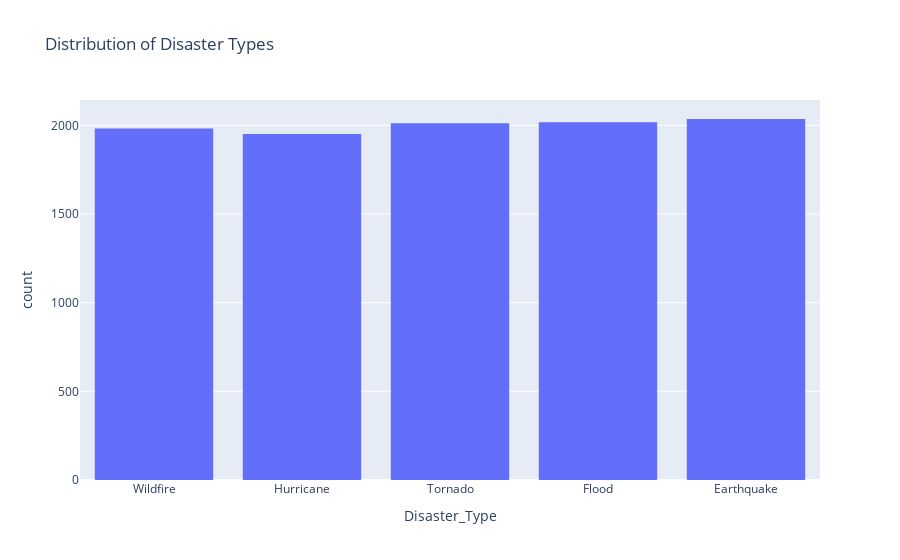

Here is the notebook cell this chart was saved with:
### Code cell
fig = px.histogram(df, x="Disaster_Type", title="Distribution of Disaster Types")
fig.show()

### Figure 1 — Plotly figure (JSON) as saved in the notebook; plotly's stock layout.template omitted (floating-point values rounded to 4 significant figures; data arrays with more than 128 entries replaced by an {"elided": "..."} marker saying what was removed)
{"data": [{"bingroup": "x", "hovertemplate": "Disaster_Type=%{x}<br>count=%{y}<extra></extra>", "legendgroup": "", "marker": {"color": "#636efa", "pattern": {"shape": ""}}, "name": "", "orientation": "v", "showlegend": false, "type": "histogram", "x": {"elided": "10000 str values"}, "xaxis": "x", "yaxis": "y"}], "layout": {"barmode": "relative", "legend": {"tracegroupgap": 0}, "title": {"text": "Distribution of Disaster Types"}, "xaxis": {"anchor": "y", "domain": [0, 1], "title": {"text": "Disaster_Type"}}, "yaxis": {"anchor": "x", "domain": [0, 1], "title": {"text": "count"}}}}
